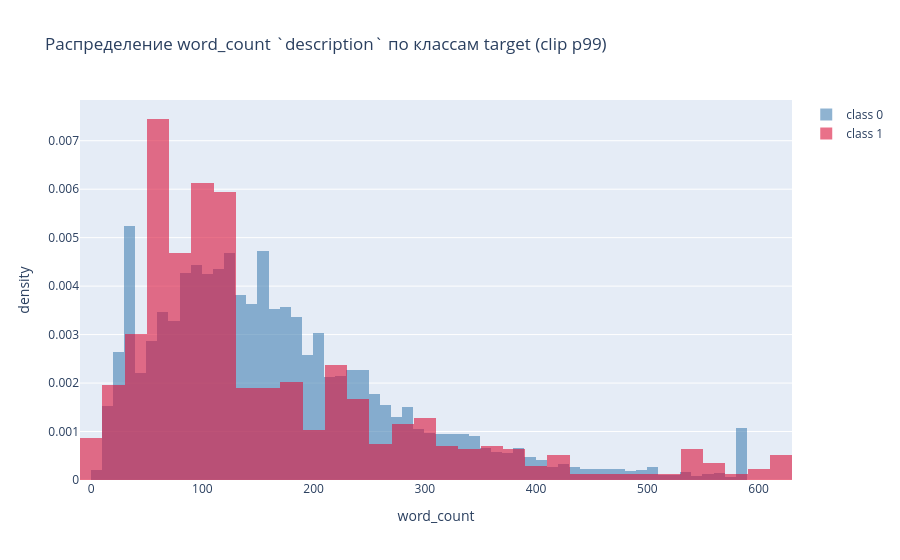
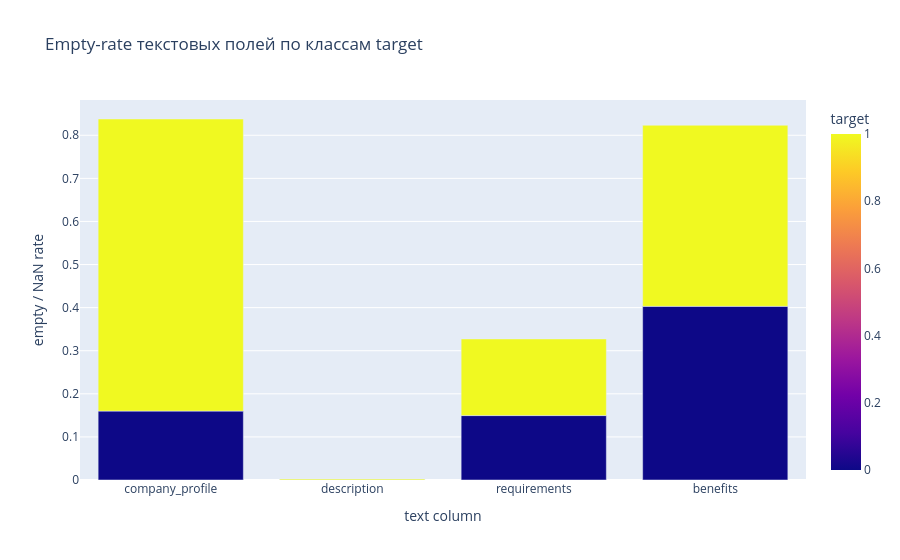

Source (notebook cell) for these figures, in order:
### Code cell
# Plot 9 — distribution длины самого длинного текстового поля по target
# Выбираем поле с максимальной средней длиной
main_text = max(text_cols, key=lambda c: wc[c].mean())
print(f'Main text field for length distribution: {main_text}')
print(f'Stats word_count `{main_text}`:')
print(pd.DataFrame({'wc': wc[main_text], 'y': DF[TARGET]}).groupby('y')['wc'].describe().round(2))

fig9 = go.Figure()
for cls, color in [(0, 'steelblue'), (1, 'crimson')]:
    sub = wc[main_text][DF[TARGET] == cls]
    # clip для визуализации
    sub_clip = sub.clip(upper=sub.quantile(0.99))
    fig9.add_trace(go.Histogram(
        x=sub_clip,
        name=f'class {cls}',
        opacity=0.6,
        histnorm='probability density',
        marker_color=color,
        nbinsx=60
    ))
fig9.update_layout(
    barmode='overlay',
    title=f'Распределение word_count `{main_text}` по классам target (clip p99)',
    xaxis_title='word_count',
    yaxis_title='density'
)
FIGS.append(fig9)
fig9.show()

# Plot 10 — bar chart empty-rate по классам
fig10 = px.bar(
    empty_by_class,
    x='col',
    y='empty_rate',
    color='target',
    barmode='group',
    title='Empty-rate текстовых полей по классам target',
    labels={'empty_rate': 'empty / NaN rate', 'col': 'text column'}
)
FIGS.append(fig10)
fig10.show()

### Figure 1 — Plotly figure (JSON) as saved in the notebook; plotly's stock layout.template omitted (floating-point values rounded to 4 significant figures; data arrays with more than 128 entries replaced by an {"elided": "..."} marker saying what was removed)
{"data": [{"histnorm": "probability density", "marker": {"color": "steelblue"}, "name": "class 0", "nbinsx": 60, "opacity": 0.6, "type": "histogram", "x": {"elided": "17014 int values"}}, {"histnorm": "probability density", "marker": {"color": "crimson"}, "name": "class 1", "nbinsx": 60, "opacity": 0.6, "type": "histogram", "x": {"elided": "866 float values"}}], "layout": {"barmode": "overlay", "title": {"text": "Распределение word_count `description` по классам target (clip p99)"}, "xaxis": {"title": {"text": "word_count"}}, "yaxis": {"title": {"text": "density"}}}}

### Figure 2 — Plotly figure (JSON) as saved in the notebook; plotly's stock layout.template omitted (floating-point values rounded to 4 significant figures)
{"data": [{"alignmentgroup": "True", "hovertemplate": "text column=%{x}<br>empty / NaN rate=%{y}<br>target=%{marker.color}<extra></extra>", "legendgroup": "", "marker": {"color": [0, 1, 0, 1, 0, 1, 0, 1], "coloraxis": "coloraxis", "pattern": {"shape": ""}}, "name": "", "offsetgroup": "", "orientation": "v", "showlegend": false, "textposition": "auto", "type": "bar", "x": ["company_profile", "company_profile", "description", "description", "requirements", "requirements", "benefits", "benefits"], "xaxis": "x", "y": [0.1599, 0.6778, 0.0, 0.002309, 0.1495, 0.1778, 0.403, 0.4203], "yaxis": "y"}], "layout": {"barmode": "group", "coloraxis": {"colorbar": {"title": {"text": "target"}}, "colorscale": [[0.0, "#0d0887"], [0.1111, "#46039f"], [0.2222, "#7201a8"], [0.3333, "#9c179e"], [0.4444, "#bd3786"], [0.5556, "#d8576b"], [0.6667, "#ed7953"], [0.7778, "#fb9f3a"], [0.8889, "#fdca26"], [1.0, "#f0f921"]]}, "legend": {"tracegroupgap": 0}, "title": {"text": "Empty-rate текстовых полей по классам target"}, "xaxis": {"anchor": "y", "domain": [0.0, 1.0], "title": {"text": "text column"}}, "yaxis": {"anchor": "x", "domain": [0.0, 1.0], "title": {"text": "empty / NaN rate"}}}}
